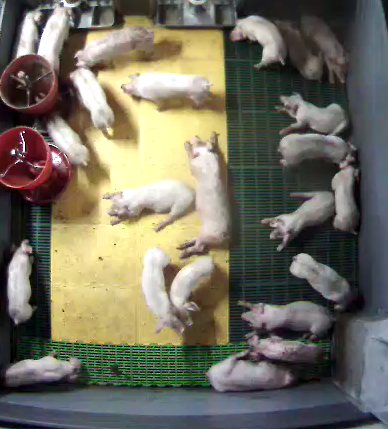
#> input picture 240520/jochiwon/1.png, 388 x 429 px; its folder holds only this picture in this run
$ python exp1_2.py
#> lines starting #> are read from the running program, lines starting #| are printed output that depends on the picture
import cv2
import os
import matplotlib.pyplot as plt

# import video file
folder_path = './jochiwon'
files = os.listdir(folder_path)

frame_cnt = len(files)

for file in files:
    # read video file frame by frame
    file_path = os.path.join(folder_path, file)
    image = cv2.imread(file_path)
#> image is the input picture: shape (429, 388, 3); mean B, G, R 96.2, 110.6, 113.8
    image = cv2.cvtColor(image, cv2.COLOR_BGR2GRAY)
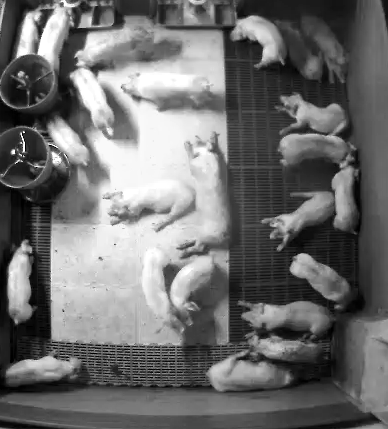
#> image: shape (429, 388); min 0, max 255, mean 109.9
    # image = cv2.imread(file_path, cv2.IMREAD_GRAYSCALE)

    # calc hist
    hist = cv2.calcHist([image], [0], None, [256], [0, 256])
#> hist = 256 values, max 1692 at index 247, min 60 at index 176, mean 650.2

    # plot
    plt.subplot(1, 2, 1)
    plt.plot(hist, color='gray')

    plt.subplot(1, 2, 2)
    plt.imshow(image, cmap='gray')

    plt.show()
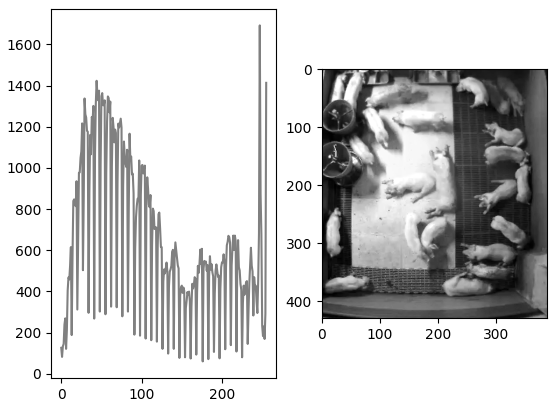
#> figure drawn by matplotlib, 2 panels; panel 1: curve peaks at x = 247, y = 1692

# close object and window
cv2.destroyAllWindows()

$ run again, on 240520/jochiwon/2.png
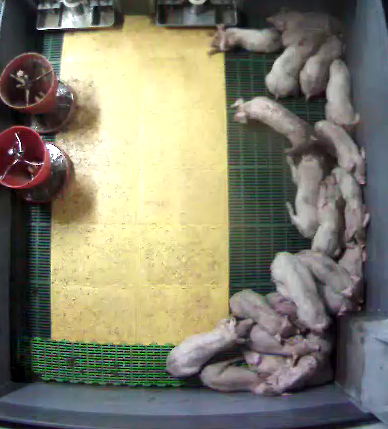
#> input picture 240520/jochiwon/2.png, 388 x 429 px
#> image is the input picture: shape (429, 388, 3); mean B, G, R 108.8, 127.1, 129.8
#> `image = cv2.cvtColor(image, cv2.COLOR_BGR2GRAY)`:
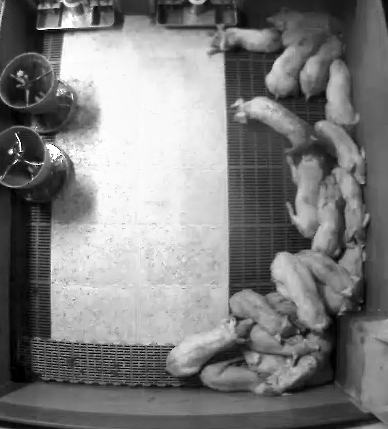
#> image: shape (429, 388); min 0, max 255, mean 125.8
#> hist = 256 values, max 3002 at index 249, min 67 at index 254, mean 650.2
#> `plt.show()`:
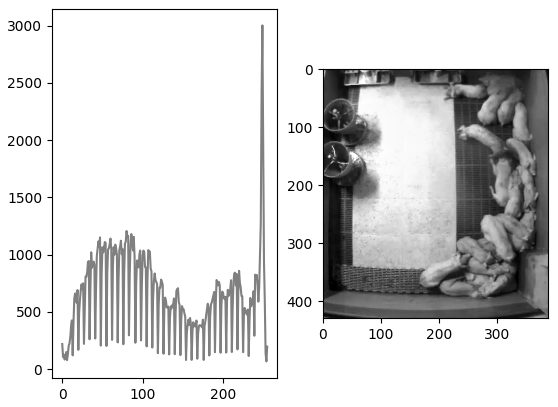
#> figure drawn by matplotlib, 2 panels; panel 1: curve peaks at x = 249, y = 3002
